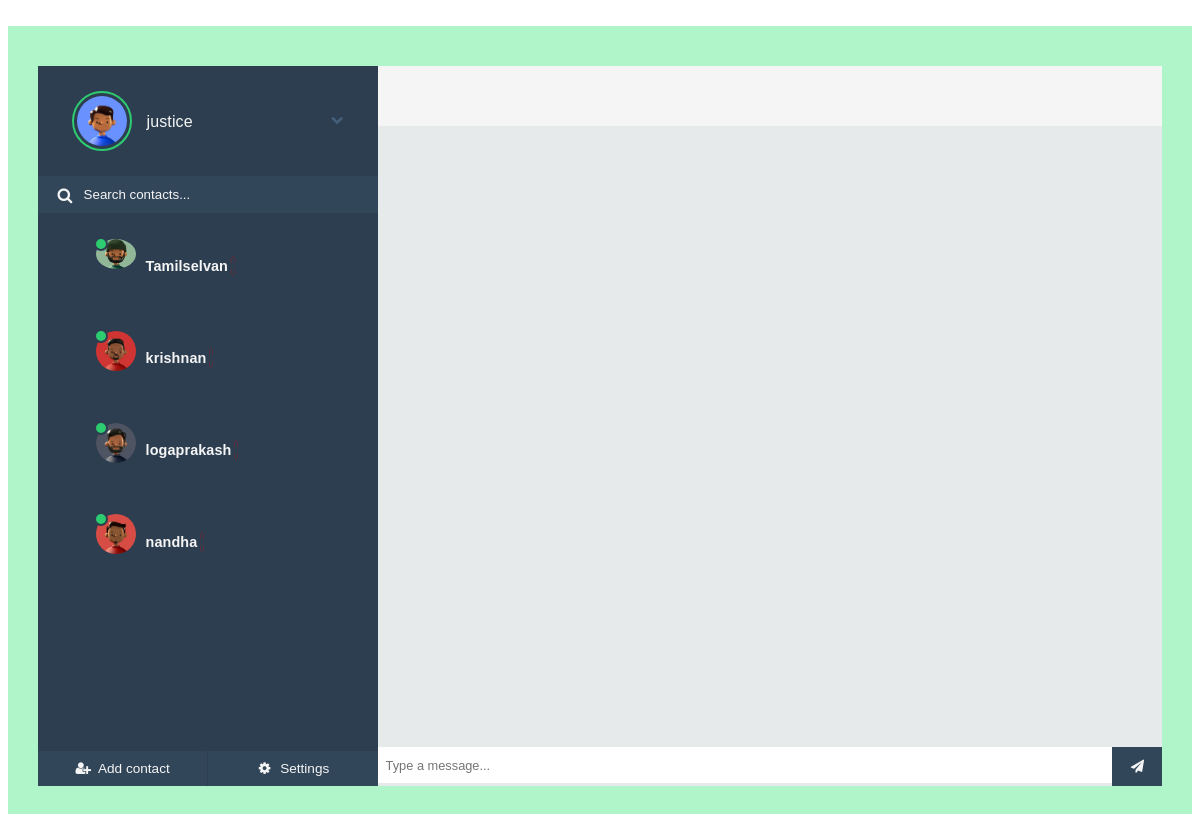
The page /index.php (signed in) on the database its author committed.
### tables this page shows
CREATE TABLE `chat_users` (
  `userid` int(11) NOT NULL,
  `username` varchar(255) NOT NULL,
  `email` varchar(255) NOT NULL,
  `phone_number` varchar(15) NOT NULL,
  `password` varchar(255) NOT NULL,
  `avatar` varchar(255) NOT NULL,
  `current_session` int(11) NOT NULL,
  `online` int(11) NOT NULL
);

### Chat.php (called while the page is built, shortened)
<?php
class Chat{
    private $host  = 'localhost';
    private $user  = 'root';
    private $password   = "";
    private $database  = "whatsapp";
	private $chatUsersTable = 'chat_users';
	private $dbConnect = false;
	public function __construct(){
        if(!$this->dbConnect){
            $conn = new mysqli($this->host, $this->user, $this->password, $this->database, 3307);
            if($conn->connect_error){
                die("Error failed to connect to MySQL: " . $conn->connect_error);
            } else {
                $this->dbConnect = $conn;
            }
        }
    }
    private function getData($sqlQuery) {
        $result = mysqli_query($this->dbConnect, $sqlQuery);
        $data = array();
        while ($row = mysqli_fetch_array($result, MYSQLI_ASSOC)) {
            $data[] = $row;
        }
        return $data;
    }
	public function chatUsers($userid){
		$sqlQuery = "
			SELECT * FROM ".$this->chatUsersTable."
			WHERE userid != '$userid'";
		return  $this->getData($sqlQuery);
	}
	public function getUserDetails($userid){
		$sqlQuery = "
			SELECT * FROM ".$this->chatUsersTable."
			WHERE userid = '$userid'";
		return  $this->getData($sqlQuery);
	}
}
?>

### index.php (the view, shortened to what this page needs)
<?php
include('header.php');
?>
<link rel='stylesheet prefetch' href='https://cdnjs.cloudflare.com/ajax/libs/font-awesome/4.6.2/css/font-awesome.min.css'>
<link href="css/style.css" rel="stylesheet" id="bootstrap-css">
<div class="container">
    <br>
    <?php if(isset($_SESSION['userid'])) { ?>
        <div class="chat">
            <div id="frame">
                <div id="sidepanel">
                    <div id="profile">
                        <?php
                        include ('Chat.php');
                        $chat = new Chat();
                        $loggedUser = $chat->getUserDetails($_SESSION['userid']);
                        echo '<div class="wrap">';
                        $currentSession = '';
                        foreach ($loggedUser as $user) {
                            $currentSession = $user['current_session'];
                            echo '<img id="profile-img" src="'.$user['avatar'].'" class="online" alt="" />';
                            echo '<p>'.$user['username'].'</p>';
                            echo '<i class="fa fa-chevron-down expand-button" aria-hidden="true"></i>';
                            echo '<div id="expanded">';
                            echo '</div>';
                        }
                        echo '</div>';
                        ?>
                    </div>
                    <div id="search">
                        <label for=""><i class="fa fa-search" aria-hidden="true"></i></label>
                        <input type="text" placeholder="Search contacts..." />
                    </div>
                    <div id="contacts">
                        <?php
                        echo '<ul>';
                        $chatUsers = $chat->chatUsers($_SESSION['userid']);
                        foreach ($chatUsers as $user) {
                            $status = 'offline';
                            if($user['online']) {
                                $status = 'online';
                            }
                            $activeUser = '';
                            echo '<li id="'.$user['userid'].'" class="contact '.$activeUser.'" data-touserid="'.$user['userid'].'" data-tousername="'.$user['username'].'">';
                            echo '<div class="wrap">';
                            echo '<span id="status_'.$user['userid'].'" class="contact-status '.$status.'"></span>';
                            echo '<img src="'.$user['avatar'].'" alt="" />';
                            echo '<div class="meta">';
                            echo '<p class="name">'.$user['username'].'<span id="unread_'.$user['userid'].'" class="unread">'.$chat->getUnreadMessageCount($user['userid'], $_SESSION['userid']).'</span></p>';
                            echo '<p class="preview"><span id="isTyping_'.$user['userid'].'" class="isTyping"></span></p>';
                            echo '</div>';
                            echo '</div>';
                            echo '</li>';
                        }
                        echo '</ul>';
                        ?>
                    </div>
                    <div id="bottom-bar">
                        <button id="addcontact"><i class="fa fa-user-plus fa-fw" aria-hidden="true"></i> <span>Add contact</span></button>
                        <button id="settings"><i class="fa fa-cog fa-fw" aria-hidden="true"></i> <span>Settings</span></button>
                    </div>
                </div>
                <div class="content" id="content">
                    <div class="contact-profile" id="userSection">
                    </div>
                    <div class="messages" id="conversation">
                    </div>
                    <div class="message-input" id="replySection">
                        <div class="message-input" id="replyContainer">
                            <div class="wrap">
                                <input type="text" class="chatMessage" id="chatMessage<?php echo $currentSession; ?>" placeholder="Type a message..." />
                                <button class="submit chatButton" id="chatButton<?php echo $currentSession; ?>"><i class="fa fa-paper-plane" aria-hidden="true"></i></button>
                            </div>
                        </div>
                    </div>
                </div>
            </div>
        </div>
    <?php } else { ?>
    <?php } ?>
</div>

### header.php (shortened to what this page needs)
<!DOCTYPE html>
<html>
<head>

### rows shown on the page
chat_users: avatar (picture), username "justice"
chat_users: online 1 (drawn), avatar (picture), username "Tamilselvan"
chat_users: online 1 (drawn), avatar (picture), username "krishnan"
chat_users: online 1 (drawn), avatar (picture), username "logaprakash"
chat_users: online 1 (drawn), avatar (picture), username "nandha"
